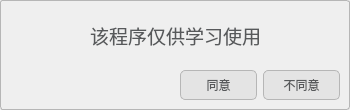
<?xml version="1.0" encoding="UTF-8"?>
<ui version="4.0">
 <class>AgreeDialog</class>
 <widget class="QDialog" name="AgreeDialog">
  <property name="geometry">
   <rect>
    <x>0</x>
    <y>0</y>
    <width>350</width>
    <height>110</height>
   </rect>
  </property>
  <property name="font">
   <font>
    <family>宋体</family>
   </font>
  </property>
  <property name="windowTitle">
   <string>Permission</string>
  </property>
  <property name="windowIcon">
   <iconset resource="source.qrc">
    <normaloff>:/images/warning.png</normaloff>:/images/warning.png</iconset>
  </property>
  <property name="styleSheet">
   <string notr="true">QPalette{background:#FFFFFF;}*{outline:0px;color:#57595B;}

QWidget[form=&quot;true&quot;],QLabel[frameShape=&quot;1&quot;]{
border:1px solid #B6B6B6;
border-radius:0px;
}

QWidget[form=&quot;bottom&quot;]{
background:#E4E4E4;
}

QWidget[form=&quot;bottom&quot;] .QFrame{
border:1px solid #57595B;
}

QWidget[form=&quot;bottom&quot;] QLabel,QWidget[form=&quot;title&quot;] QLabel{
border-radius:0px;
color:#57595B;
background:none;
border-style:none;
}

QWidget[form=&quot;title&quot;],QWidget[nav=&quot;left&quot;],QWidget[nav=&quot;top&quot;] QAbstractButton{
border-style:none;
border-radius:0px;
padding:5px;
color:#57595B;
background:qlineargradient(spread:pad,x1:0,y1:0,x2:0,y2:1,stop:0 #E4E4E4,stop:1 #E4E4E4);
}

QWidget[nav=&quot;top&quot;] QAbstractButton:hover,QWidget[nav=&quot;top&quot;] QAbstractButton:pressed,QWidget[nav=&quot;top&quot;] QAbstractButton:checked{
border-style:solid;
border-width:0px 0px 2px 0px;
padding:4px 4px 2px 4px;
border-color:#00BB9E;
background:qlineargradient(spread:pad,x1:0,y1:0,x2:0,y2:1,stop:0 #F6F6F6,stop:1 #F6F6F6);
}

QWidget[nav=&quot;left&quot;] QAbstractButton{
border-radius:0px;
color:#57595B;
background:none;
border-style:none;
}

QWidget[nav=&quot;left&quot;] QAbstractButton:hover{
color:#FFFFFF;
background-color:#00BB9E;
}

QWidget[nav=&quot;left&quot;] QAbstractButton:checked,QWidget[nav=&quot;left&quot;] QAbstractButton:pressed{
color:#57595B;
border-style:solid;
border-width:0px 0px 0px 2px;
padding:4px 4px 4px 2px;
border-color:#00BB9E;
background-color:#FFFFFF;
}

QWidget[video=&quot;true&quot;] QLabel{
color:#57595B;
border:1px solid #B6B6B6;
background:qlineargradient(spread:pad,x1:0,y1:0,x2:0,y2:1,stop:0 #E4E4E4,stop:1 #E4E4E4);
}

QWidget[video=&quot;true&quot;] QLabel:focus{
border:1px solid #00BB9E;
background:qlineargradient(spread:pad,x1:0,y1:0,x2:0,y2:1,stop:0 #F6F6F6,stop:1 #F6F6F6);
}

QLineEdit,QTextEdit,QPlainTextEdit,QSpinBox,QDoubleSpinBox,QComboBox,QDateEdit,QTimeEdit,QDateTimeEdit{
border:1px solid #B6B6B6;
border-radius:3px;
padding:2px;
background:none;
selection-background-color:#E4E4E4;
selection-color:#57595B;
}

QLineEdit:focus,QTextEdit:focus,QPlainTextEdit:focus,QSpinBox:focus,QDoubleSpinBox:focus,QComboBox:focus,QDateEdit:focus,QTimeEdit:focus,QDateTimeEdit:focus,QLineEdit:hover,QTextEdit:hover,QPlainTextEdit:hover,QSpinBox:hover,QDoubleSpinBox:hover,QComboBox:hover,QDateEdit:hover,QTimeEdit:hover,QDateTimeEdit:hover{
border:1px solid #B6B6B6;
}

QLineEdit[echoMode=&quot;2&quot;]{
lineedit-password-character:9679;
}

.QFrame{
border:1px solid #B6B6B6;
border-radius:3px;
}

.QGroupBox{
border:1px solid #B6B6B6;
border-radius:5px;
margin-top:3ex;
}

.QGroupBox::title{
subcontrol-origin:margin;
position:relative;
left:10px;
}

.QPushButton,.QToolButton{
border-style:none;
border:1px solid #B6B6B6;
color:#57595B;
padding:5px;
min-height:15px;
border-radius:5px;
background:qlineargradient(spread:pad,x1:0,y1:0,x2:0,y2:1,stop:0 #E4E4E4,stop:1 #E4E4E4);
}

.QPushButton:hover,.QToolButton:hover{
background:qlineargradient(spread:pad,x1:0,y1:0,x2:0,y2:1,stop:0 #F6F6F6,stop:1 #F6F6F6);
}

.QPushButton:pressed,.QToolButton:pressed{
background:qlineargradient(spread:pad,x1:0,y1:0,x2:0,y2:1,stop:0 #E4E4E4,stop:1 #E4E4E4);
}

.QToolButton::menu-indicator{
image:None;
}

QToolButton#btnMenu,QPushButton#btnMenu_Min,QPushButton#btnMenu_Max,QPushButton#btnMenu_Close{
border-radius:3px;
color:#57595B;
padding:3px;
margin:0px;
background:none;
border-style:none;
}

QToolButton#btnMenu:hover,QPushButton#btnMenu_Min:hover,QPushButton#btnMenu_Max:hover{
color:#FFFFFF;
margin:1px 1px 2px 1px;
background-color:rgba(51,127,209,230);
}

QPushButton#btnMenu_Close:hover{
color:#FFFFFF;
margin:1px 1px 2px 1px;
background-color:rgba(238,0,0,128);
}

QRadioButton::indicator{
width:15px;
height:15px;
}

QRadioButton::indicator::unchecked{
image:url(:/qss/flatwhite/radiobutton_unchecked.png);
}

QRadioButton::indicator::unchecked:disabled{
image:url(:/qss/flatwhite/radiobutton_unchecked_disable.png);
}

QRadioButton::indicator::checked{
image:url(:/qss/flatwhite/radiobutton_checked.png);
}

QRadioButton::indicator::checked:disabled{
image:url(:/qss/flatwhite/radiobutton_checked_disable.png);
}

QGroupBox::indicator,QTreeWidget::indicator,QListWidget::indicator{
padding:0px -3px 0px 3px;
}

QCheckBox::indicator,QGroupBox::indicator,QTreeWidget::indicator,QListWidget::indicator{
width:13px;
height:13px;
}

QCheckBox::indicator:unchecked,QGroupBox::indicator:unchecked,QTreeWidget::indicator:unchecked,QListWidget::indicator:unchecked{
image:url(:/qss/flatwhite/checkbox_unchecked.png);
}

QCheckBox::indicator:unchecked:disabled,QGroupBox::indicator:unchecked:disabled,QTreeWidget::indicator:unchecked:disabled,QListWidget::indicator:disabled{
image:url(:/qss/flatwhite/checkbox_unchecked_disable.png);
}

QCheckBox::indicator:checked,QGroupBox::indicator:checked,QTreeWidget::indicator:checked,QListWidget::indicator:checked{
image:url(:/qss/flatwhite/checkbox_checked.png);
}

QCheckBox::indicator:checked:disabled,QGroupBox::indicator:checked:disabled,QTreeWidget::indicator:checked:disabled,QListWidget::indicator:checked:disabled{
image:url(:/qss/flatwhite/checkbox_checked_disable.png);
}

QCheckBox::indicator:indeterminate,QGroupBox::indicator:indeterminate,QTreeWidget::indicator:indeterminate,QListWidget::indicator:indeterminate{
image:url(:/qss/flatwhite/checkbox_parcial.png);
}

QCheckBox::indicator:indeterminate:disabled,QGroupBox::indicator:indeterminate:disabled,QTreeWidget::indicator:indeterminate:disabled,QListWidget::indicator:indeterminate:disabled{
image:url(:/qss/flatwhite/checkbox_parcial_disable.png);
}

QTimeEdit::up-button,QDateEdit::up-button,QDateTimeEdit::up-button,QDoubleSpinBox::up-button,QSpinBox::up-button{
image:url(:/qss/flatwhite/add_top.png);
width:10px;
height:10px;
padding:2px 5px 0px 0px;
}

QTimeEdit::down-button,QDateEdit::down-button,QDateTimeEdit::down-button,QDoubleSpinBox::down-button,QSpinBox::down-button{
image:url(:/qss/flatwhite/add_bottom.png);
width:10px;
height:10px;
padding:0px 5px 2px 0px;
}

QTimeEdit::up-button:pressed,QDateEdit::up-button:pressed,QDateTimeEdit::up-button:pressed,QDoubleSpinBox::up-button:pressed,QSpinBox::up-button:pressed{
top:-2px;
}
  
QTimeEdit::down-button:pressed,QDateEdit::down-button:pressed,QDateTimeEdit::down-button:pressed,QDoubleSpinBox::down-button:pressed,QSpinBox::down-button:pressed,QSpinBox::down-button:pressed{
bottom:-2px;
}

QComboBox::down-arrow,QDateEdit[calendarPopup=&quot;true&quot;]::down-arrow,QTimeEdit[calendarPopup=&quot;true&quot;]::down-arrow,QDateTimeEdit[calendarPopup=&quot;true&quot;]::down-arrow{
image:url(:/qss/flatwhite/add_bottom.png);
width:10px;
height:10px;
right:2px;
}

QComboBox::drop-down,QDateEdit::drop-down,QTimeEdit::drop-down,QDateTimeEdit::drop-down{
subcontrol-origin:padding;
subcontrol-position:top right;
width:15px;
border-left-width:0px;
border-left-style:solid;
border-top-right-radius:3px;
border-bottom-right-radius:3px;
border-left-color:#B6B6B6;
}

QComboBox::drop-down:on{
top:1px;
}

QMenuBar::item{
color:#57595B;
background-color:#E4E4E4;
margin:0px;
padding:3px 10px;
}

QMenu,QMenuBar,QMenu:disabled,QMenuBar:disabled{
color:#57595B;
background-color:#E4E4E4;
border:1px solid #B6B6B6;
margin:0px;
}

QMenu::item{
padding:3px 20px;
}

QMenu::indicator{
width:13px;
height:13px;
}

QMenu::item:selected,QMenuBar::item:selected{
color:#57595B;
border:0px solid #B6B6B6;
background:#F6F6F6;
}

QMenu::separator{
height:1px;
background:#B6B6B6;
}

QProgressBar{
min-height:10px;
background:#E4E4E4;
border-radius:5px;
text-align:center;
border:1px solid #E4E4E4;
}

QProgressBar:chunk{
border-radius:5px;
background-color:#B6B6B6;
}

QSlider::groove:horizontal{
background:#E4E4E4;
height:8px;
border-radius:4px;
}

QSlider::add-page:horizontal{
background:#E4E4E4;
height:8px;
border-radius:4px;
}

QSlider::sub-page:horizontal{
background:#B6B6B6;
height:8px;
border-radius:4px;
}

QSlider::handle:horizontal{
width:13px;
margin-top:-3px;
margin-bottom:-3px;
border-radius:6px;
background:qradialgradient(spread:pad,cx:0.5,cy:0.5,radius:0.5,fx:0.5,fy:0.5,stop:0.6 #FFFFFF,stop:0.8 #B6B6B6);
}

QSlider::groove:vertical{
width:8px;
border-radius:4px;
background:#E4E4E4;
}

QSlider::add-page:vertical{
width:8px;
border-radius:4px;
background:#E4E4E4;
}

QSlider::sub-page:vertical{
width:8px;
border-radius:4px;
background:#B6B6B6;
}

QSlider::handle:vertical{
height:14px;
margin-left:-3px;
margin-right:-3px;
border-radius:6px;
background:qradialgradient(spread:pad,cx:0.5,cy:0.5,radius:0.5,fx:0.5,fy:0.5,stop:0.6 #FFFFFF,stop:0.8 #B6B6B6);
}

QScrollBar:horizontal{
background:#E4E4E4;
padding:0px;
border-radius:6px;
max-height:12px;
}

QScrollBar::handle:horizontal{
background:#F6F6F6;
min-width:50px;
border-radius:6px;
}

QScrollBar::handle:horizontal:hover{
background:#B6B6B6;
}

QScrollBar::handle:horizontal:pressed{
background:#B6B6B6;
}

QScrollBar::add-page:horizontal{
background:none;
}

QScrollBar::sub-page:horizontal{
background:none;
}

QScrollBar::add-line:horizontal{
background:none;
}

QScrollBar::sub-line:horizontal{
background:none;
}

QScrollBar:vertical{
background:#E4E4E4;
padding:0px;
border-radius:6px;
max-width:12px;
}

QScrollBar::handle:vertical{
background:#F6F6F6;
min-height:50px;
border-radius:6px;
}

QScrollBar::handle:vertical:hover{
background:#B6B6B6;
}

QScrollBar::handle:vertical:pressed{
background:#B6B6B6;
}

QScrollBar::add-page:vertical{
background:none;
}

QScrollBar::sub-page:vertical{
background:none;
}

QScrollBar::add-line:vertical{
background:none;
}

QScrollBar::sub-line:vertical{
background:none;
}

QScrollArea{
border:0px;
}

QTreeView,QListView,QTableView,QTabWidget::pane{
border:1px solid #B6B6B6;
selection-background-color:#F6F6F6;
selection-color:#57595B;
alternate-background-color:#F6F6F6;
gridline-color:#B6B6B6;
}

QTreeView::branch:closed:has-children{
margin:4px;
border-image:url(:/qss/flatwhite/branch_open.png);
}

QTreeView::branch:open:has-children{
margin:4px;
border-image:url(:/qss/flatwhite/branch_close.png);
}

QTreeView,QListView,QTableView,QSplitter::handle,QTreeView::branch{
background:#FFFFFF;
}

QTableView::item:selected,QListView::item:selected,QTreeView::item:selected{
color:#57595B;
background:qlineargradient(spread:pad,x1:0,y1:0,x2:0,y2:1,stop:0 #E4E4E4,stop:1 #E4E4E4);
}

QTableView::item:hover,QListView::item:hover,QTreeView::item:hover{
color:#57595B;
background:qlineargradient(spread:pad,x1:0,y1:0,x2:0,y2:1,stop:0 #F6F6F6,stop:1 #F6F6F6);
}

QTableView::item,QListView::item,QTreeView::item{
padding:1px;
margin:0px;
}

QHeaderView::section,QTableCornerButton:section{
padding:3px;
margin:0px;
color:#57595B;
border:1px solid #B6B6B6;
border-left-width:0px;
border-right-width:1px;
border-top-width:0px;
border-bottom-width:1px;
background:qlineargradient(spread:pad,x1:0,y1:0,x2:0,y2:1,stop:0 #F6F6F6,stop:1 #F6F6F6);
}

QTabBar::tab{
border:1px solid #B6B6B6;
color:#57595B;
margin:0px;
background:qlineargradient(spread:pad,x1:0,y1:0,x2:0,y2:1,stop:0 #F6F6F6,stop:1 #F6F6F6);
}

QTabBar::tab:selected,QTabBar::tab:hover{
border-style:solid;
border-color:#00BB9E;
background:qlineargradient(spread:pad,x1:0,y1:0,x2:0,y2:1,stop:0 #E4E4E4,stop:1 #E4E4E4);
}

QTabBar::tab:top,QTabBar::tab:bottom{
padding:3px 8px 3px 8px;
}

QTabBar::tab:left,QTabBar::tab:right{
padding:8px 3px 8px 3px;
}

QTabBar::tab:top:selected,QTabBar::tab:top:hover{
border-width:2px 0px 0px 0px;
}

QTabBar::tab:right:selected,QTabBar::tab:right:hover{
border-width:0px 0px 0px 2px;
}

QTabBar::tab:bottom:selected,QTabBar::tab:bottom:hover{
border-width:0px 0px 2px 0px;
}

QTabBar::tab:left:selected,QTabBar::tab:left:hover{
border-width:0px 2px 0px 0px;
}

QTabBar::tab:first:top:selected,QTabBar::tab:first:top:hover,QTabBar::tab:first:bottom:selected,QTabBar::tab:first:bottom:hover{
border-left-width:1px;
border-left-color:#B6B6B6;
}

QTabBar::tab:first:left:selected,QTabBar::tab:first:left:hover,QTabBar::tab:first:right:selected,QTabBar::tab:first:right:hover{
border-top-width:1px;
border-top-color:#B6B6B6;
}

QTabBar::tab:last:top:selected,QTabBar::tab:last:top:hover,QTabBar::tab:last:bottom:selected,QTabBar::tab:last:bottom:hover{
border-right-width:1px;
border-right-color:#B6B6B6;
}

QTabBar::tab:last:left:selected,QTabBar::tab:last:left:hover,QTabBar::tab:last:right:selected,QTabBar::tab:last:right:hover{
border-bottom-width:1px;
border-bottom-color:#B6B6B6;
}

QStatusBar::item{
border:0px solid #E4E4E4;
border-radius:3px;
}

QToolBox::tab,QGroupBox#gboxDevicePanel,QGroupBox#gboxDeviceTitle,QFrame#gboxDevicePanel,QFrame#gboxDeviceTitle{
padding:3px;
border-radius:5px;
color:#57595B;
background:qlineargradient(spread:pad,x1:0,y1:0,x2:0,y2:1,stop:0 #E4E4E4,stop:1 #E4E4E4);
}

QToolTip{
border:0px solid #57595B;
padding:1px;
color:#57595B;
background:qlineargradient(spread:pad,x1:0,y1:0,x2:0,y2:1,stop:0 #E4E4E4,stop:1 #E4E4E4);
}

QToolBox::tab:selected{
background:qlineargradient(spread:pad,x1:0,y1:0,x2:0,y2:1,stop:0 #F6F6F6,stop:1 #F6F6F6);
}

QPrintPreviewDialog QToolButton{
border:0px solid #57595B;
border-radius:0px;
margin:0px;
padding:3px;
background:none;
}

QColorDialog QPushButton,QFileDialog QPushButton{
min-width:80px;
}

QToolButton#qt_calendar_prevmonth{
icon-size:0px;
min-width:20px;
image:url(:/qss/flatwhite/calendar_prevmonth.png);
}

QToolButton#qt_calendar_nextmonth{
icon-size:0px;
min-width:20px;
image:url(:/qss/flatwhite/calendar_nextmonth.png);
}

QToolButton#qt_calendar_prevmonth,QToolButton#qt_calendar_nextmonth,QToolButton#qt_calendar_monthbutton,QToolButton#qt_calendar_yearbutton{
border:0px solid #57595B;
border-radius:3px;
margin:3px 3px 3px 3px;
padding:3px;
background:none;
}

QToolButton#qt_calendar_prevmonth:hover,QToolButton#qt_calendar_nextmonth:hover,QToolButton#qt_calendar_monthbutton:hover,QToolButton#qt_calendar_yearbutton:hover,QToolButton#qt_calendar_prevmonth:pressed,QToolButton#qt_calendar_nextmonth:pressed,QToolButton#qt_calendar_monthbutton:pressed,QToolButton#qt_calendar_yearbutton:pressed{
border:1px solid #B6B6B6;
}

QCalendarWidget QSpinBox#qt_calendar_yearedit{
margin:2px;
}

QCalendarWidget QToolButton::menu-indicator{
image:None;
}

QCalendarWidget QTableView{
border-width:0px;
}

QCalendarWidget QWidget#qt_calendar_navigationbar{
border:1px solid #B6B6B6;
border-width:1px 1px 0px 1px;
background:qlineargradient(spread:pad,x1:0,y1:0,x2:0,y2:1,stop:0 #E4E4E4,stop:1 #E4E4E4);
}

QComboBox QAbstractItemView::item{
min-height:20px;
min-width:10px;
}

QTableView[model=&quot;true&quot;]::item{
padding:0px;
margin:0px;
}

QTableView QLineEdit,QTableView QComboBox,QTableView QSpinBox,QTableView QDoubleSpinBox,QTableView QDateEdit,QTableView QTimeEdit,QTableView QDateTimeEdit{
border-width:0px;
border-radius:0px;
}

QTableView QLineEdit:focus,QTableView QComboBox:focus,QTableView QSpinBox:focus,QTableView QDoubleSpinBox:focus,QTableView QDateEdit:focus,QTableView QTimeEdit:focus,QTableView QDateTimeEdit:focus{
border-width:0px;
border-radius:0px;
}

QLineEdit,QTextEdit,QPlainTextEdit,QSpinBox,QDoubleSpinBox,QComboBox,QDateEdit,QTimeEdit,QDateTimeEdit{
background:#FFFFFF;
}

*:disabled{
background:#FFFFFF;
border-color:#E4E4E4;
}

/*TextColor:#57595B*/
/*PanelColor:#FFFFFF*/
/*BorderColor:#B6B6B6*/
/*NormalColorStart:#E4E4E4*/
/*NormalColorEnd:#E4E4E4*/
/*DarkColorStart:#F6F6F6*/
/*DarkColorEnd:#F6F6F6*/
/*HighColor:#00BB9E*/</string>
  </property>
  <widget class="QFrame" name="frame">
   <property name="geometry">
    <rect>
     <x>0</x>
     <y>0</y>
     <width>350</width>
     <height>110</height>
    </rect>
   </property>
   <property name="styleSheet">
    <string notr="true"/>
   </property>
   <property name="frameShape">
    <enum>QFrame::StyledPanel</enum>
   </property>
   <property name="frameShadow">
    <enum>QFrame::Raised</enum>
   </property>
   <widget class="QLabel" name="label">
    <property name="geometry">
     <rect>
      <x>90</x>
      <y>20</y>
      <width>171</width>
      <height>31</height>
     </rect>
    </property>
    <property name="styleSheet">
     <string notr="true"/>
    </property>
    <property name="text">
     <string>&lt;html&gt;&lt;head/&gt;&lt;body&gt;&lt;p&gt;&lt;span style=&quot; font-size:14pt;&quot;&gt;该程序仅供学习使用&lt;/span&gt;&lt;/p&gt;&lt;/body&gt;&lt;/html&gt;</string>
    </property>
   </widget>
   <widget class="QWidget" name="horizontalLayoutWidget">
    <property name="geometry">
     <rect>
      <x>180</x>
      <y>70</y>
      <width>160</width>
      <height>31</height>
     </rect>
    </property>
    <layout class="QHBoxLayout" name="horizontalLayout">
     <item>
      <widget class="QPushButton" name="pushButton">
       <property name="styleSheet">
        <string notr="true"/>
       </property>
       <property name="text">
        <string>同意</string>
       </property>
      </widget>
     </item>
     <item>
      <widget class="QPushButton" name="pushButton_2">
       <property name="styleSheet">
        <string notr="true"/>
       </property>
       <property name="text">
        <string>不同意</string>
       </property>
      </widget>
     </item>
    </layout>
   </widget>
  </widget>
 </widget>
 <resources>
  <include location="source.qrc"/>
 </resources>
 <connections>
  <connection>
   <sender>pushButton</sender>
   <signal>clicked()</signal>
   <receiver>AgreeDialog</receiver>
   <slot>accept()</slot>
   <hints>
    <hint type="sourcelabel">
     <x>236</x>
     <y>91</y>
    </hint>
    <hint type="destinationlabel">
     <x>104</x>
     <y>76</y>
    </hint>
   </hints>
  </connection>
  <connection>
   <sender>pushButton_2</sender>
   <signal>clicked()</signal>
   <receiver>AgreeDialog</receiver>
   <slot>reject()</slot>
   <hints>
    <hint type="sourcelabel">
     <x>318</x>
     <y>92</y>
    </hint>
    <hint type="destinationlabel">
     <x>146</x>
     <y>66</y>
    </hint>
   </hints>
  </connection>
 </connections>
</ui>
